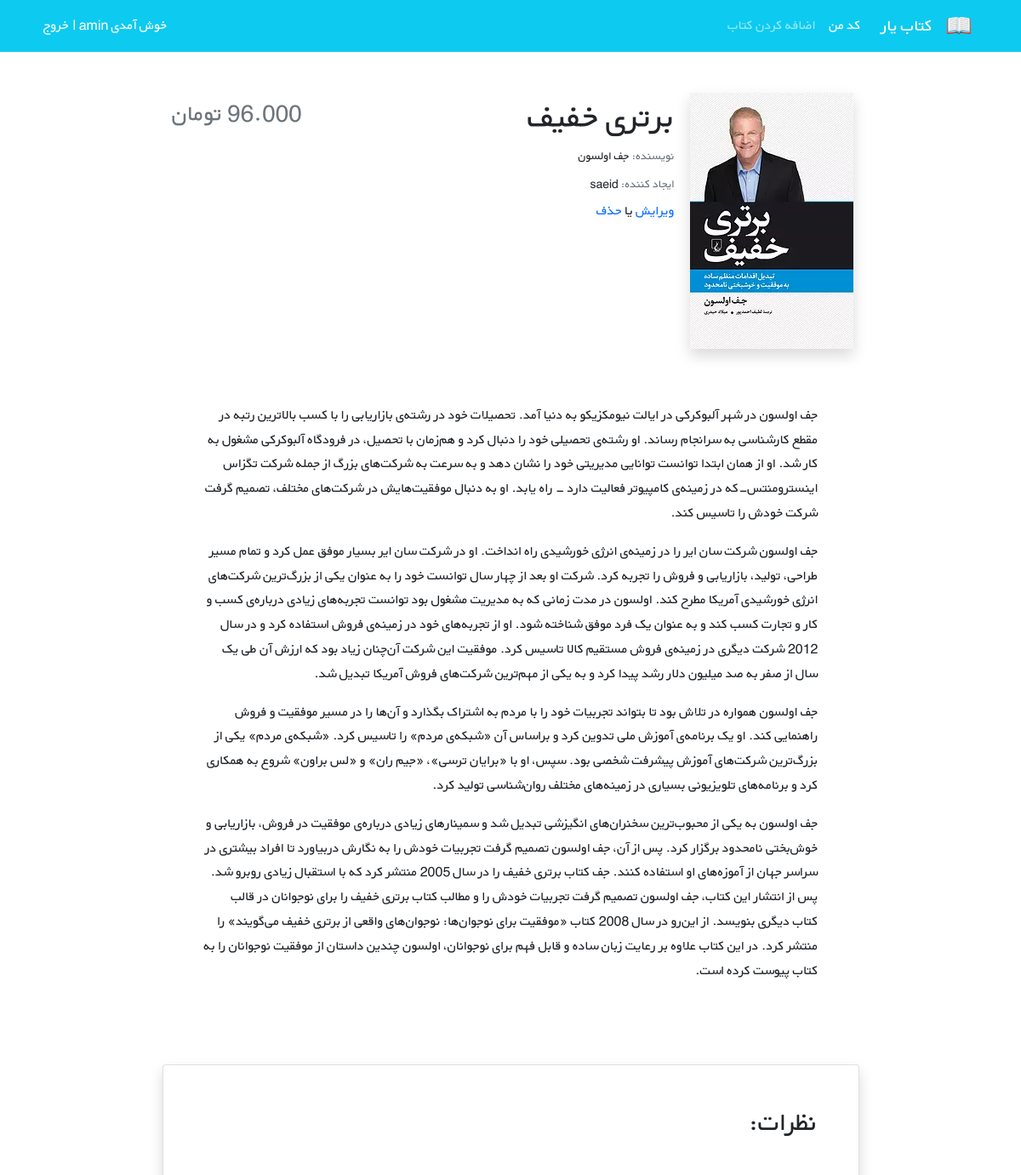
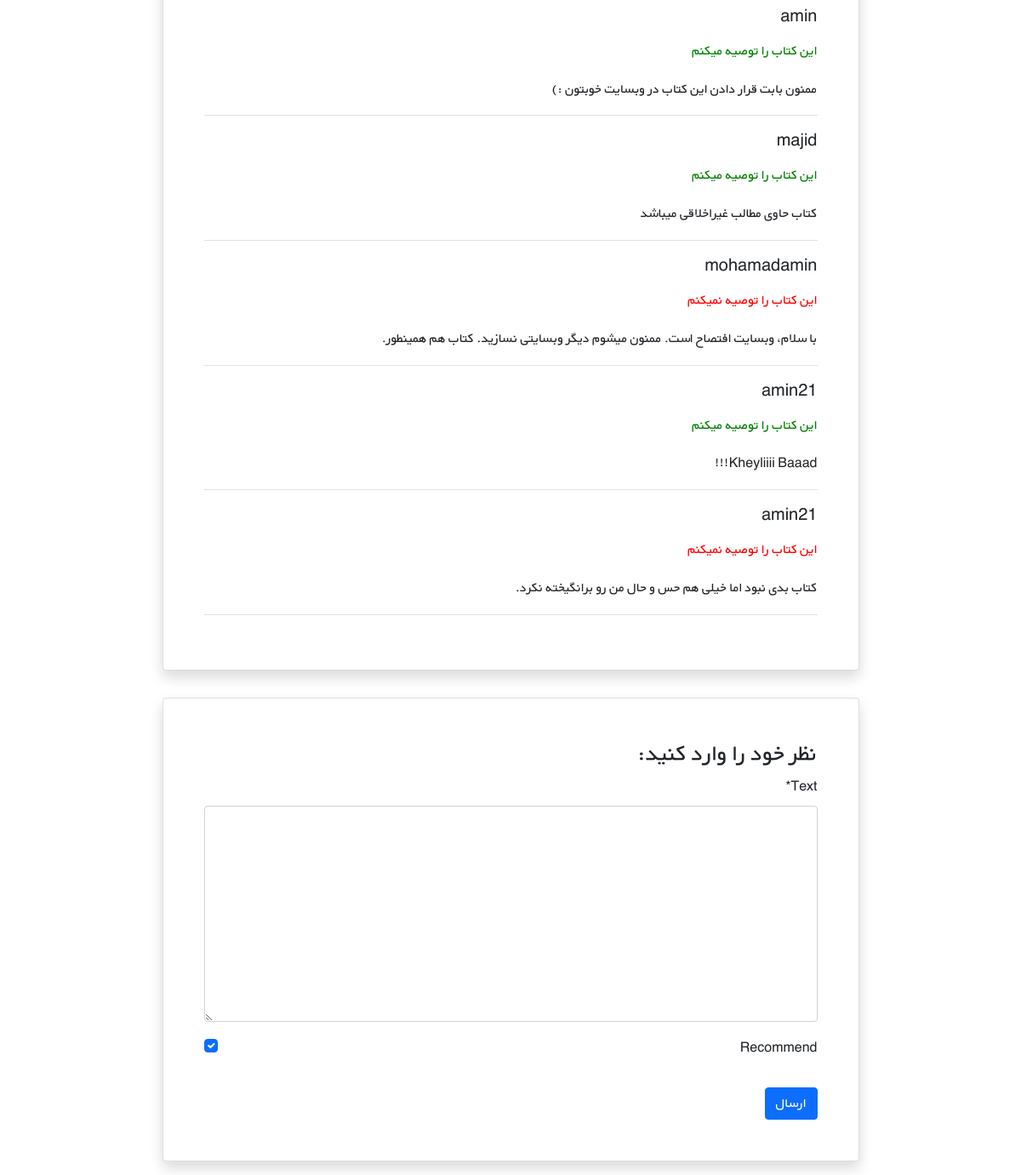
Page /books/12/ (signed in) on the committed database (2 pictures, top to bottom).
### books/models.py (models this page shows, shortened)
class Book(models.Model):
    user = models.ForeignKey(get_user_model(), on_delete=models.CASCADE)
    title = models.CharField(max_length=200)
    author = models.CharField(max_length=200)
    description = models.TextField()
    price = models.DecimalField(max_digits=6, decimal_places=3)
    cover = models.ImageField(upload_to='covers/', blank=True)

class Comment(models.Model):
    user = models.ForeignKey(get_user_model(), on_delete=models.CASCADE)
    book = models.ForeignKey(Book, on_delete=models.CASCADE, related_name='comments')
    text = models.TextField()
    datetime_created = models.DateTimeField(auto_now_add=True)
    is_active = models.BooleanField(default=True)
    recommend = models.BooleanField(default=True)

### accounts/models.py (models this page shows)
class CustomUser(AbstractUser):
    age = models.PositiveIntegerField(null=True, blank=True)     # Age Should be Positive.

### books/views.py (the view)
# urls.py: path('books/<int:pk>/', views.book_detail_view, name='book_detail'),
@login_required
def book_detail_view(request, pk):
    book = get_object_or_404(Book, pk=pk)
    book_comments = book.comments.all()
    if request.method == 'POST':
        comment_form = CommentForm(request.POST)
        if comment_form.is_valid():
            new_comment = comment_form.save(commit=False)
            new_comment.book = book
            new_comment.user = request.user
            new_comment.save()
    else:
        comment_form = CommentForm()
    return render(request, 'books/book_detail.html', {
        'book': book,
        'comments': book_comments,
        'comment_form': comment_form,
    })

### books/forms.py
class CommentForm(forms.ModelForm):
    class Meta:
        model = Comment
        fields = ('text', 'recommend', )

### books/templates/books/book_detail.html (shortened to what this page needs)
{% extends '_base.html' %}
{% load crispy_forms_tags %}
{% block page_content %}
    <div class="container mt-5" dir="rtl">
        <div class="">
            <div class="">
                <div class="d-flex justify-content-center">
                    <div class="row w-sm-75 w-100">
                        <div class="col-xs-12 col-md-3 d-flex justify-content-center">
                            <div>
                                {% if book.cover %}
                                    <img class="shadow" src="{{ book.cover.url }}" class="img-fluid rounded-start" alt="...">
                                {% endif %}
                            </div>
                        </div>
                        <div class="col-xs-12 col-md-6 text-center text-md-end mt-md-1 mt-4">
                            <h1>{{ book.title }}</h1>
                            <h5 class="small my-1"><span class="text-muted">نویسنده: </span>{{ book.author }}</h5>
                            <h5 class="small my-1"><span class="text-muted">ایجاد کننده: </span>{{ book.user.username }}</span></h5>
                            <a class="text-decoration-none" href="{% url 'book_update' book.id %}">ویرایش</a>
                            <span> یا </span>
                            <a style="text-decoration: none;" href="{% url 'book_delete' book.id %}">حذف</a>
                            <br><br>
                        </div>
                        <div class="col-xs-12 col-md-3 d-flex flex-column">
                            <h3 class="align-self-center pt-2 text-muted align-self-md-end">
                                {{ book.price }} تومان
                            </h3>
                        </div>
                    </div>
                </div>
                <div class="d-flex justify-content-center">
                    <div class="my-3 p-5 w-sm-75 w-100">
                        {{ book.description|linebreaks }}
                    </div>
                </div>
                <div class="d-flex justify-content-center">
                    <div class="card shadow my-3 p-5 w-sm-75 w-100">
                        <h2 class="mb-5">نظرات:</h2>
                        {% for comment in comments %}
                            {% if comment.is_active %}
                                <div class="border-bottom mb-3">
                                    <h5 class="mb-3">{{ comment.user.username }}</h5>
                                    {% if comment.recommend %}
                                        <p style="color:green;">این کتاب را توصیه میکنم</p>
                                    {% else %}
                                        <p style="color:red;">این کتاب را توصیه نمیکنم</p>
                                    {% endif %}
                                    <p>{{ comment.text|linebreaks }}</p>
                                </div>
                            {% endif %}
                        {% endfor %}
                    </div>
                </div>
                <div class="d-flex justify-content-center">
                    <div class="card shadow my-3 p-5 w-sm-75 w-100">
                        <h3>نظر خود را وارد کنید:</h3>
                        <form method="POST">
                            {{ comment_form|crispy }}
                            <button type="submit" class="btn btn-primary mt-3">ارسال</button>
                        </form>
                    </div>
                </div>
            </div>
        </div>
    </div>
{% endblock page_content %}

### static/css/style.css (style rules this page uses)
* { font-family: 'BYekan', sans-serif; line-height: 1.8rem; }
@media (min-width: 576px) { .w-sm-75 { width: 75%!important; } }

### rows in the picture
Book: cover (picture), title "برتری خفیف", author "جف اولسون", user.username "saeid", description "جف اولسون در شهر آلبوکرکی در ایالت نیومکزیکو به دنیا آمد. تحصیلات خود در رشته‌ی بازاریابی را با کسب بالاترین رتبه در مقطع کارشناسی به سرانجام رساند. او رشته‌ی تحصیلی خود را دنبال کرد و هم‌زمان با تحصیل، در فرودگاه آلبوکرکی مشغول به کار شد. او از همان ابتدا توانست توانایی مدیریتی خود را نشان دهد و به سرعت به شرکت‌های بزرگ از جمله شرکت تگزاس اینسترومنتس-که در زمینه‌ی کامپیوتر فعالیت دارد - راه یابد. او به دنبال موفقیت‌هایش در شرکت‌های مختلف، تصمیم گرفت شرکت خودش را تاسیس کند. جف اولسون شرکت سان ایر را در زمینه‌ی انرژی خورشیدی راه انداخت. او در شرکت سان ایر بسیار موفق عمل کرد و تمام مسیر طراحی، تولید، بازاریابی و فروش را تجربه کرد. شرکت او بعد از چهار سال توانست خود را به عنوان یکی از…"
Comment: user.username "amin", recommend "این کتاب را توصیه میکنم", text "ممنون بابت قرار دادن این کتاب در وبسایت خوبتون :)"
Comment: user.username "majid", recommend "این کتاب را توصیه میکنم", text "کتاب حاوی مطالب غیراخلاقی میباشد"
Comment: user.username "mohamadamin", recommend "این کتاب را توصیه نمیکنم", text "با سلام، وبسایت افتصاح است. ممنون میشوم دیگر وبسایتی نسازید. کتاب هم همینطور."
Comment: user.username "amin21", recommend "این کتاب را توصیه میکنم", text "Kheyliiii Baaad!!!"
Comment: user.username "amin21", recommend "این کتاب را توصیه نمیکنم", text "کتاب بدی نبود اما خیلی هم حس و حال من رو برانگیخته نکرد."
